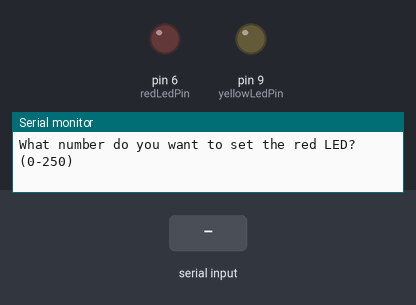
Simulated run of this sketch. Board: Arduino Uno, built with avr-gcc and run on an emulated ATmega328P. On the bench: output pins drawn as LEDs (lit = HIGH), the last lines printed to the serial monitor. The test bench sets the inputs (shaded band).

Above: at 0.9 s.
1.0 s: "90,45\n" received over Serial
At 1.12 s:
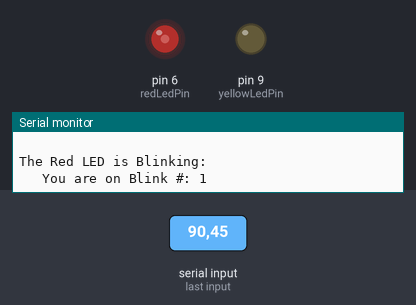
Timing chart, 0 to 10.0 s (numbered marks = the images above; inputs shaded):
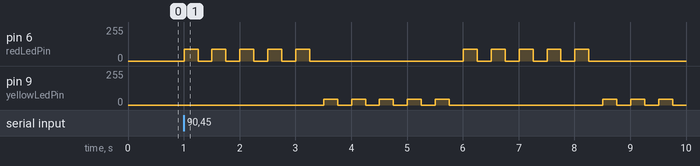

The sketch:

sketch_aug29a.ino
```cpp
int redLedPin = 6; // declaring redLedPin as int , and set it as 13
int yellowLedPin = 9; // declaring yellowLedPin as int, and set it to 12
int redOnTime = 250 ; // This is the red led on time
int redOffTime = 250; //This is the red led off time
int yellowOnTime = 250 ; // This is the yellow on time
int yellowOffTime = 250 ;// This is the yellow off time
int redLedBlink = 5; //Declare the int
int yellowLedBlink = 5; //Declare an integer
String redMessage = "The Red LED is Blinking: "; //Declaring a string variable and assigning it a string
String yellowMessage = "The Yellow LED is Blinking: "; //Declaring a string variable and assigning it a string
String blinkNumMessage = "   You are on Blink #: " ; //Declaring a string variable and assigning it a string
String spaceln = "   "; //Declaring a string variable and assigning it a string
int off = 0; // declaring an int off and setting it to 0
int redValue;
int yellowValue;

void setup() {
  Serial.begin(115200); //Turn on the Serial port

   pinMode( redLedPin, OUTPUT); //Tell Arduino that redLedPin is an ourput port
   pinMode(yellowLedPin, OUTPUT); //Tell Arduino that yellowLedPin is an ourput port
  Serial.println("What number do you want to set the red LED? (0-250) ");
  while(Serial.available() == 0) {}
  redValue = Serial.parseInt(); // takes the User input into the variable redValue

  Serial.println("What number do you want to set the yellow LED? (0-250) ");
  while(Serial.available() == 0) {}
  yellowValue = Serial.parseInt(); // takes the User input into the variable redValue
}

void loop() {
  Serial.println(spaceln);// prints a blank line to make our work look neat
  Serial.println(redMessage); //Prints message on screen
  int j = 1; //Declares int j and sets it to 1
  while (j<=redLedBlink){ //start our for looop
  Serial.print(blinkNumMessage); //print to screen without and not moving the cursor to next line
  Serial.println(j); //print to screen
  analogWrite(redLedPin,redValue);// Turn the red LED on
  delay(redOnTime);// wait
  analogWrite(redLedPin,off);// Turn the red LED off
  delay(redOffTime);   // wait
  j+=1;  //increments j by 1
  }

  Serial.println(spaceln);       // Prints a blank line
  Serial.println(yellowMessage);
  j=1;//Resets j to 1
  while(j<=yellowLedBlink){     //Start the while loop
  Serial.print(blinkNumMessage);
  Serial.println(j);
  analogWrite(yellowLedPin,yellowValue);// Turn the yellow LED on with an analogueWrite value
  delay(yellowOnTime);// wait
  analogWrite(yellowLedPin, off);// Turn the yellow LED off
  delay(yellowOffTime);// wait
  j+=1;

  }
}
```

Measured:
- after the input at 1.0 s, pin 6 (redLedPin): goes 4 × (90/255 0.25 s, 0/255 0.25 s), 90/255 0.25 s, 0/255 2.8 s, 4 × (90/255 0.25 s, 0/255 0.25 s), 90/255 0.25 s, then 0/255, starting at once; pin 9 (yellowLedPin): 0/255 → 45/255 after 2.5 s, → 0/255 0.25 s later, → 45/255 0.25 s later, → 0/255 0.25 s later, … (16 changes in this stretch)
